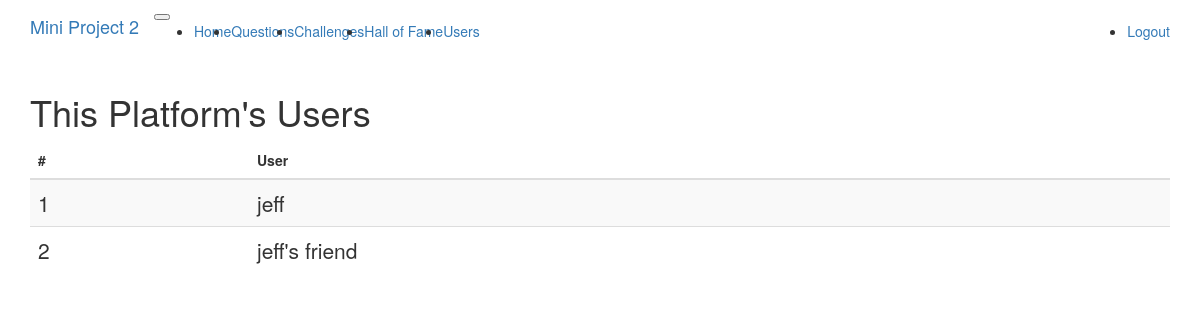
/users (signed in), run on an earlier commit of the app's database.
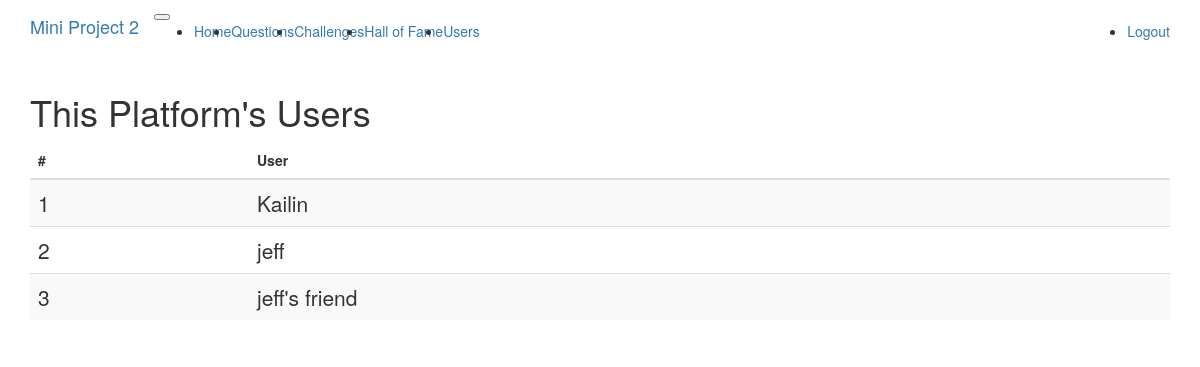
And on a later commit of the database.
### app/models.py (models this page shows, shortened)
class User(UserMixin, db.Model):
	__tablename__ = 'user'
	id = db.Column(db.Integer, primary_key=True)
	username = db.Column(db.String(64), index=True, unique=True)
	password_hash = db.Column(db.String(128))
	questions = db.relationship('Question', backref='from_user',
								lazy='dynamic')
	challenges = db.relationship('Challenge', secondary=association_table,
								backref=db.backref('to_user'),
								lazy='dynamic')
	records = db.relationship('TimeRecord',
								backref=db.backref('user_challenge'),
								lazy='dynamic')

### app/routes.py (the view)
@application.route('/users')
@login_required
def users():
	users = User.query.all()
	mergesort(users, lambda item: item.username)
	usernames = [u.username for u in users]
	return render_template('users.html', title='Users',
							users=usernames)

### app/models.py (called while the page is built)
@login.user_loader
def load_user(id):
	return User.query.get(int(id))

### app/serverlibrary.py (called while the page is built)
def mergesort(array, byfunc=None):
  if len(array) >1:
    n = len(array)//2
    L = mergesort(array[0:n],byfunc)
    R = mergesort(array[n:],byfunc)
    nleft = len(array[0:n])
    nright = len(array[n:])
    left = 0
    right = 0
    dest = 0
    while left <nleft and right<nright:
        if byfunc(L[left]) <= byfunc(R[right]):
            array[dest] = L[left]
            left += 1
        else:
            array[dest] = R[right]
            right += 1
        dest += 1
    while left <nleft :
        array[dest] = L[left]
        left += 1
        dest+= 1
    while right < nright :
        array[dest]  =  R[right]
        right += 1
        dest+= 1
  return array

### app/templates/users.html
{% extends "base.html" %}
{% block app_content %}
<h1>This Platform's Users</h1>
<table class="table table-striped" >
  <thead>
    <tr>
      <th scope="col">#</th>
      <th scope="col">User</th>
    </tr>
  </thead>
  <tbody>
  {% for idx in range(users|length) %}
  	<tr>
      <th scope="row" class="lead">{{ idx+1 }}</th>
      <td class="lead">
      	{{users[idx]}}
      </td>
    </tr>
  {% endfor %}
  </tbody>
</table>
{% endblock %}

What changed in the data, as far as the page shows it:
added User: username "Kailin"
Also different on the page:
new list line: "1"
new list line: "2"
new list line: "jeff"
new list line: "3"
new list line: "jeff's friend"
list line gone: "1"
list line gone: "jeff"
list line gone: "2"
list line gone: "jeff's friend"
